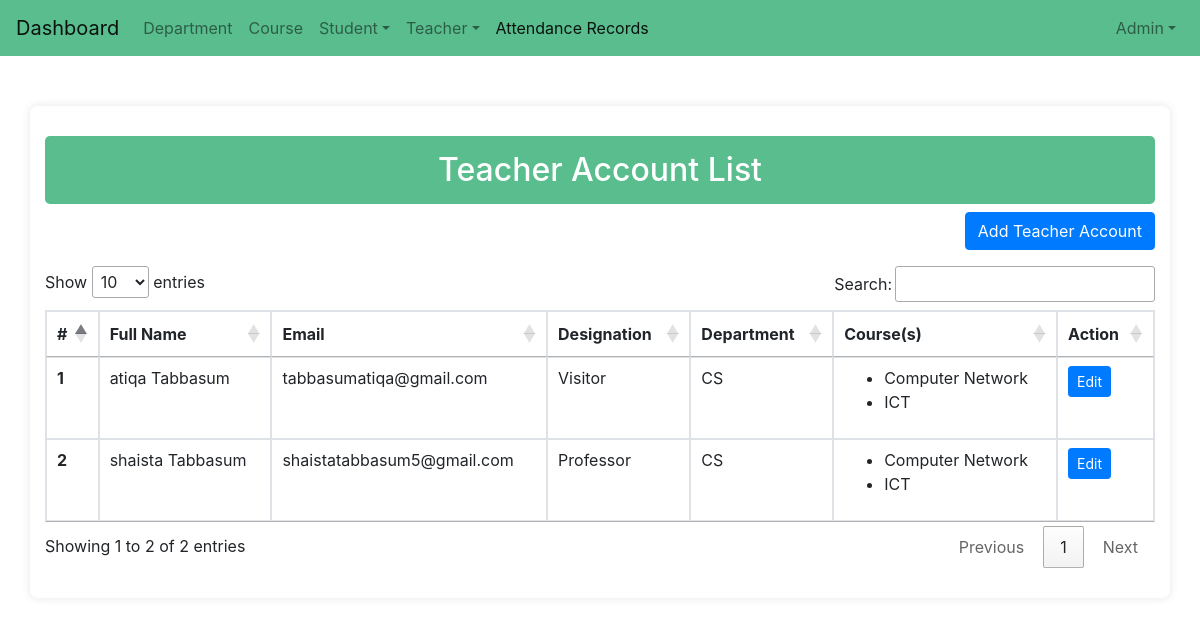
Before: /teacher_list/ (signed in) with the older database file.
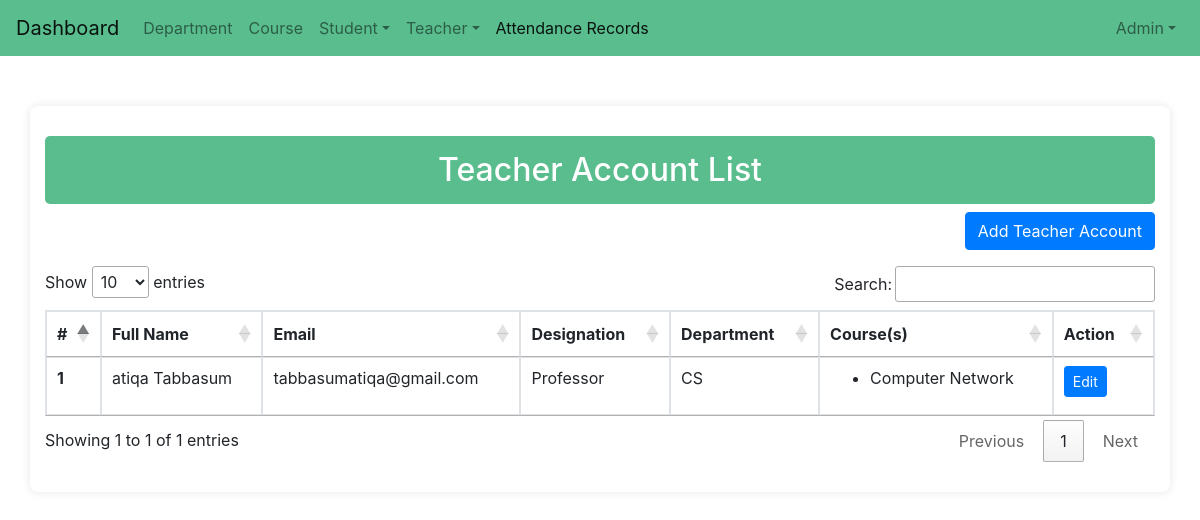
After: the same page with the newer database file.
### attandance/models.py (models this page shows, shortened)
class Teacher(models.Model):
    teacher_id = models.CharField(max_length=50)
    username = models.CharField(max_length=50)
    last_name = models.CharField(max_length=50)
    email = models.EmailField(unique=True)
    password = models.CharField(max_length=128)
    department = models.ForeignKey(Department, on_delete=models.CASCADE)
    designation = models.ForeignKey(Designation, on_delete=models.CASCADE)
    courses = models.ManyToManyField(Courses, blank=True)
    created_on = models.DateTimeField(auto_now_add=True)
    updated_on = models.DateTimeField(auto_now=True)

class Designation(models.Model):
    des_id = models.CharField(max_length=100, null=True)
    name = models.CharField(max_length=255, )
    description = models.TextField(blank=True, null=True)
    created_at = models.DateTimeField(auto_now_add=True, null=True)
    updated_at = models.DateTimeField(auto_now=True, null=True)

class Department(models.Model):
    dep_id = models.CharField(max_length=100, null=True)
    name = models.CharField(max_length=255, )
    description = models.TextField(blank=True, null=True)
    created_on = models.DateTimeField(auto_now_add=True)
    updated_on = models.DateTimeField(auto_now=True)

class Courses(models.Model):
    course_id = models.CharField(max_length=100, null=True)
    name = models.CharField(max_length=255, )
    department = models.ForeignKey(Department, on_delete=models.CASCADE)
    created_on = models.DateTimeField(auto_now_add=True)
    updated_on = models.DateTimeField(auto_now=True)

### attandance/views.py (the view)
# urls.py: path('teacher_list/', views.teacher_list , name = 'teacher_list'),
@login_required(login_url='home')
def teacher_list(request):
    student = Teacher.objects.prefetch_related('courses').all()
    return render(request , 'admin/teacher_account/list_tec_account.html', { 'student':student })

### templates/admin/teacher_account/list_tec_account.html (shortened to what this page needs)
<!DOCTYPE html>
<html lang="en">
{% load static %}
<head>
</head>
<body>
    {% include 'navbar.html' %}
    <div class="container">
        <h2 class="text-center">Teacher Account List</h2>
        <div class="text-right mb-3">
            <a class="btn btn-primary" href="{% url 'add_teacher' %}">Add Teacher Account</a>
        </div>
        <div class="table-responsive">
            <table class="table table-bordered" id="coursesList">
                <thead>
                    <tr>
                        <th>#</th>
                        <th>Full Name</th>
                        <th>Email</th>
                        <th>Designation</th>
                        <th>Department</th>
                        <th>Course(s)</th>
                        <th>Action</th>
                    </tr>
                </thead>
                <tbody>
                    {% for i in student %}
                    <tr>
                        <th scope="row">{{ forloop.counter }}</th>
                        <td>{{ i.username }} {{ i.last_name }}</td>
                        <td>{{ i.email }}</td>
                        <td>{{ i.designation.name }}</td>
                        <td>{{ i.department.name }}</td>
                        <td>
                            <ul>
                                {% for course in i.courses.all %}
                                <li>{{ course.name }}</li>
                                {% endfor %}
                            </ul>
                        </td>
                        <td class="action-buttons">
                            <a class="btn btn-primary btn-sm" href="{% url 'edit_teacher' i.pk %}">Edit</a>
                        </td>
                    </tr>
                    {% endfor %}
                </tbody>
            </table>
        </div>
</body>
</html>

Changed rows visible on the page:
removed Courses: name "ICT"
removed Teacher: username "shaista", last_name "Tabbasum", email "shaistatabbasum5@gmail.com", designation.name "Professor", department.name "CS", Courses (name "Computer Network")
changed Teacher "atiqa": designation.name "Visitor" → "Professor"
Other visible differences:
text written by a page script: "Show entries Search: Showing 1 to 2 of 2 entries Previous 1 Next" → "Show entries Search: Showing 1 to 1 of 1 entries Previous 1 Next"
